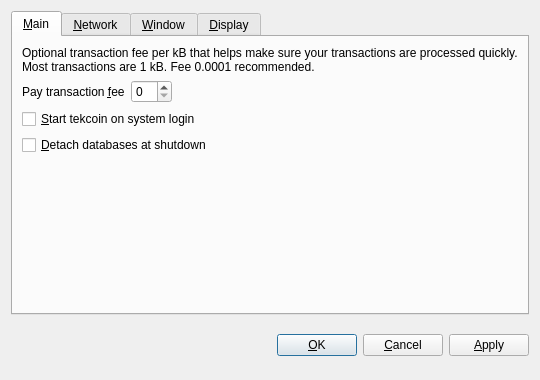
<?xml version="1.0" encoding="UTF-8"?>
<ui version="4.0">
 <class>OptionsDialog</class>
 <widget class="QDialog" name="OptionsDialog">
  <property name="geometry">
   <rect>
    <x>0</x>
    <y>0</y>
    <width>540</width>
    <height>380</height>
   </rect>
  </property>
  <property name="windowTitle">
   <string>Options</string>
  </property>
  <property name="modal">
   <bool>true</bool>
  </property>
  <layout class="QVBoxLayout" name="verticalLayout">
   <item>
    <widget class="QTabWidget" name="tabWidget">
     <property name="tabPosition">
      <enum>QTabWidget::North</enum>
     </property>
     <property name="currentIndex">
      <number>0</number>
     </property>
     <widget class="QWidget" name="tabMain">
      <attribute name="title">
       <string>&amp;Main</string>
      </attribute>
      <layout class="QVBoxLayout" name="verticalLayout_Main">
       <item>
        <widget class="QLabel" name="transactionFeeInfoLabel">
         <property name="text">
          <string>Optional transaction fee per kB that helps make sure your transactions are processed quickly. Most transactions are 1 kB. Fee 0.0001 recommended.</string>
         </property>
         <property name="textFormat">
          <enum>Qt::PlainText</enum>
         </property>
         <property name="wordWrap">
          <bool>true</bool>
         </property>
        </widget>
       </item>
       <item>
        <layout class="QHBoxLayout" name="horizontalLayout_Main">
         <item>
          <widget class="QLabel" name="transactionFeeLabel">
           <property name="text">
            <string>Pay transaction &amp;fee</string>
           </property>
           <property name="textFormat">
            <enum>Qt::PlainText</enum>
           </property>
           <property name="buddy">
            <cstring>transactionFee</cstring>
           </property>
          </widget>
         </item>
         <item>
          <widget class="tekcoinAmountField" name="transactionFee"/>
         </item>
         <item>
          <spacer name="horizontalSpacer_Main">
           <property name="orientation">
            <enum>Qt::Horizontal</enum>
           </property>
           <property name="sizeHint" stdset="0">
            <size>
             <width>40</width>
             <height>20</height>
            </size>
           </property>
          </spacer>
         </item>
        </layout>
       </item>
       <item>
        <widget class="QCheckBox" name="tekcoinAtStartup">
         <property name="toolTip">
          <string>Automatically start tekcoin after logging in to the system.</string>
         </property>
         <property name="text">
          <string>&amp;Start tekcoin on system login</string>
         </property>
        </widget>
       </item>
       <item>
        <widget class="QCheckBox" name="detachDatabases">
         <property name="toolTip">
          <string>Detach block and address databases at shutdown. This means they can be moved to another data directory, but it slows down shutdown. The wallet is always detached.</string>
         </property>
         <property name="text">
          <string>&amp;Detach databases at shutdown</string>
         </property>
        </widget>
       </item>
       <item>
        <spacer name="verticalSpacer_Main">
         <property name="orientation">
          <enum>Qt::Vertical</enum>
         </property>
         <property name="sizeHint" stdset="0">
          <size>
           <width>20</width>
           <height>40</height>
          </size>
         </property>
        </spacer>
       </item>
      </layout>
     </widget>
     <widget class="QWidget" name="tabNetwork">
      <attribute name="title">
       <string>&amp;Network</string>
      </attribute>
      <layout class="QVBoxLayout" name="verticalLayout_Network">
       <item>
        <widget class="QCheckBox" name="mapPortUpnp">
         <property name="toolTip">
          <string>Automatically open the tekcoin client port on the router. This only works when your router supports UPnP and it is enabled.</string>
         </property>
         <property name="text">
          <string>Map port using &amp;UPnP</string>
         </property>
        </widget>
       </item>
       <item>
        <widget class="QCheckBox" name="connectSocks">
         <property name="toolTip">
          <string>Connect to the tekcoin network through a SOCKS proxy (e.g. when connecting through Tor).</string>
         </property>
         <property name="text">
          <string>&amp;Connect through SOCKS proxy:</string>
         </property>
        </widget>
       </item>
       <item>
        <layout class="QHBoxLayout" name="horizontalLayout_Network">
         <item>
          <widget class="QLabel" name="proxyIpLabel">
           <property name="text">
            <string>Proxy &amp;IP:</string>
           </property>
           <property name="textFormat">
            <enum>Qt::PlainText</enum>
           </property>
           <property name="buddy">
            <cstring>proxyIp</cstring>
           </property>
          </widget>
         </item>
         <item>
          <widget class="QValidatedLineEdit" name="proxyIp" native="true">
           <property name="maximumSize">
            <size>
             <width>140</width>
             <height>16777215</height>
            </size>
           </property>
           <property name="toolTip">
            <string>IP address of the proxy (e.g. 127.0.0.1)</string>
           </property>
          </widget>
         </item>
         <item>
          <widget class="QLabel" name="proxyPortLabel">
           <property name="text">
            <string>&amp;Port:</string>
           </property>
           <property name="textFormat">
            <enum>Qt::PlainText</enum>
           </property>
           <property name="buddy">
            <cstring>proxyPort</cstring>
           </property>
          </widget>
         </item>
         <item>
          <widget class="QLineEdit" name="proxyPort">
           <property name="maximumSize">
            <size>
             <width>55</width>
             <height>16777215</height>
            </size>
           </property>
           <property name="toolTip">
            <string>Port of the proxy (e.g. 9050)</string>
           </property>
          </widget>
         </item>
         <item>
          <widget class="QLabel" name="socksVersionLabel">
           <property name="text">
            <string>SOCKS &amp;Version:</string>
           </property>
           <property name="textFormat">
            <enum>Qt::PlainText</enum>
           </property>
           <property name="buddy">
            <cstring>socksVersion</cstring>
           </property>
          </widget>
         </item>
         <item>
          <widget class="QValueComboBox" name="socksVersion">
           <property name="toolTip">
            <string>SOCKS version of the proxy (e.g. 5)</string>
           </property>
          </widget>
         </item>
         <item>
          <spacer name="horizontalSpacer_Network">
           <property name="orientation">
            <enum>Qt::Horizontal</enum>
           </property>
           <property name="sizeHint" stdset="0">
            <size>
             <width>40</width>
             <height>20</height>
            </size>
           </property>
          </spacer>
         </item>
        </layout>
       </item>
       <item>
        <spacer name="verticalSpacer_Network">
         <property name="orientation">
          <enum>Qt::Vertical</enum>
         </property>
         <property name="sizeHint" stdset="0">
          <size>
           <width>20</width>
           <height>40</height>
          </size>
         </property>
        </spacer>
       </item>
      </layout>
     </widget>
     <widget class="QWidget" name="tabWindow">
      <attribute name="title">
       <string>&amp;Window</string>
      </attribute>
      <layout class="QVBoxLayout" name="verticalLayout_Window">
       <item>
        <widget class="QCheckBox" name="minimizeToTray">
         <property name="toolTip">
          <string>Show only a tray icon after minimizing the window.</string>
         </property>
         <property name="text">
          <string>&amp;Minimize to the tray instead of the taskbar</string>
         </property>
        </widget>
       </item>
       <item>
        <widget class="QCheckBox" name="minimizeOnClose">
         <property name="toolTip">
          <string>Minimize instead of exit the application when the window is closed. When this option is enabled, the application will be closed only after selecting Quit in the menu.</string>
         </property>
         <property name="text">
          <string>M&amp;inimize on close</string>
         </property>
        </widget>
       </item>
       <item>
        <spacer name="verticalSpacer_Window">
         <property name="orientation">
          <enum>Qt::Vertical</enum>
         </property>
         <property name="sizeHint" stdset="0">
          <size>
           <width>20</width>
           <height>40</height>
          </size>
         </property>
        </spacer>
       </item>
      </layout>
     </widget>
     <widget class="QWidget" name="tabDisplay">
      <attribute name="title">
       <string>&amp;Display</string>
      </attribute>
      <layout class="QVBoxLayout" name="verticalLayout_Display">
       <item>
        <layout class="QHBoxLayout" name="horizontalLayout_1_Display">
         <item>
          <widget class="QLabel" name="langLabel">
           <property name="text">
            <string>User Interface &amp;language:</string>
           </property>
           <property name="textFormat">
            <enum>Qt::PlainText</enum>
           </property>
           <property name="buddy">
            <cstring>lang</cstring>
           </property>
          </widget>
         </item>
         <item>
          <widget class="QValueComboBox" name="lang">
           <property name="toolTip">
            <string>The user interface language can be set here. This setting will take effect after restarting tekcoin.</string>
           </property>
          </widget>
         </item>
        </layout>
       </item>
       <item>
        <layout class="QHBoxLayout" name="horizontalLayout_2_Display">
         <item>
          <widget class="QLabel" name="unitLabel">
           <property name="text">
            <string>&amp;Unit to show amounts in:</string>
           </property>
           <property name="textFormat">
            <enum>Qt::PlainText</enum>
           </property>
           <property name="buddy">
            <cstring>unit</cstring>
           </property>
          </widget>
         </item>
         <item>
          <widget class="QValueComboBox" name="unit">
           <property name="toolTip">
            <string>Choose the default subdivision unit to show in the interface and when sending coins.</string>
           </property>
          </widget>
         </item>
        </layout>
       </item>
       <item>
        <widget class="QCheckBox" name="displayAddresses">
         <property name="toolTip">
          <string>Whether to show tekcoin addresses in the transaction list or not.</string>
         </property>
         <property name="text">
          <string>&amp;Display addresses in transaction list</string>
         </property>
        </widget>
       </item>
       <item>
        <spacer name="verticalSpacer_Display">
         <property name="orientation">
          <enum>Qt::Vertical</enum>
         </property>
         <property name="sizeHint" stdset="0">
          <size>
           <width>20</width>
           <height>40</height>
          </size>
         </property>
        </spacer>
       </item>
      </layout>
     </widget>
    </widget>
   </item>
   <item>
    <layout class="QHBoxLayout" name="horizontalLayout_Buttons">
     <item>
      <spacer name="horizontalSpacer_1">
       <property name="orientation">
        <enum>Qt::Horizontal</enum>
       </property>
       <property name="sizeHint" stdset="0">
        <size>
         <width>40</width>
         <height>48</height>
        </size>
       </property>
      </spacer>
     </item>
     <item>
      <widget class="QLabel" name="statusLabel">
       <property name="font">
        <font>
         <weight>75</weight>
         <bold>true</bold>
        </font>
       </property>
       <property name="text">
        <string/>
       </property>
       <property name="textFormat">
        <enum>Qt::PlainText</enum>
       </property>
       <property name="wordWrap">
        <bool>true</bool>
       </property>
      </widget>
     </item>
     <item>
      <spacer name="horizontalSpacer_2">
       <property name="orientation">
        <enum>Qt::Horizontal</enum>
       </property>
       <property name="sizeHint" stdset="0">
        <size>
         <width>40</width>
         <height>48</height>
        </size>
       </property>
      </spacer>
     </item>
     <item>
      <widget class="QPushButton" name="okButton">
       <property name="text">
        <string>&amp;OK</string>
       </property>
      </widget>
     </item>
     <item>
      <widget class="QPushButton" name="cancelButton">
       <property name="text">
        <string>&amp;Cancel</string>
       </property>
       <property name="autoDefault">
        <bool>false</bool>
       </property>
      </widget>
     </item>
     <item>
      <widget class="QPushButton" name="applyButton">
       <property name="text">
        <string>&amp;Apply</string>
       </property>
       <property name="autoDefault">
        <bool>false</bool>
       </property>
      </widget>
     </item>
    </layout>
   </item>
  </layout>
 </widget>
 <customwidgets>
  <customwidget>
   <class>QValidatedLineEdit</class>
   <extends>QWidget</extends>
   <header>qvalidatedlineedit.h</header>
  </customwidget>
  <customwidget>
   <class>tekcoinAmountField</class>
   <extends>QSpinBox</extends>
   <header>tekcoinamountfield.h</header>
  </customwidget>
  <customwidget>
   <class>QValueComboBox</class>
   <extends>QComboBox</extends>
   <header>qvaluecombobox.h</header>
  </customwidget>
 </customwidgets>
 <resources/>
 <connections/>
</ui>
